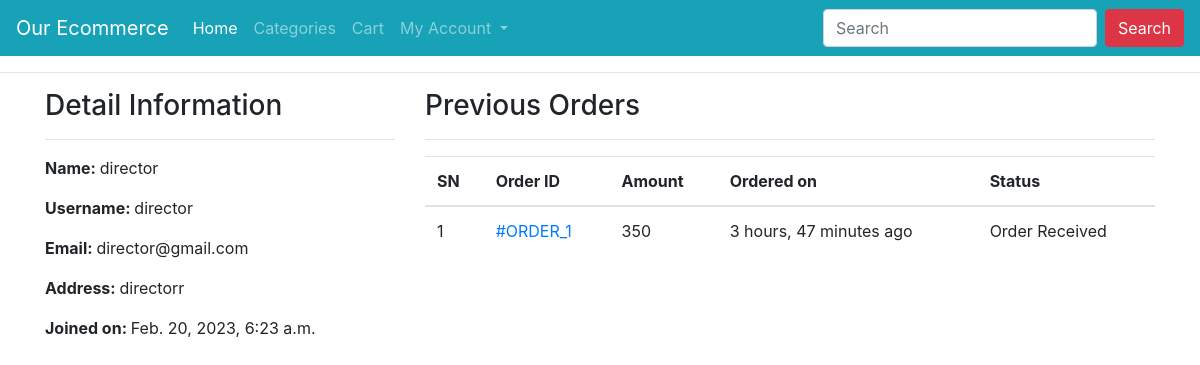
Page /profile/ (signed in) on the earlier database version.
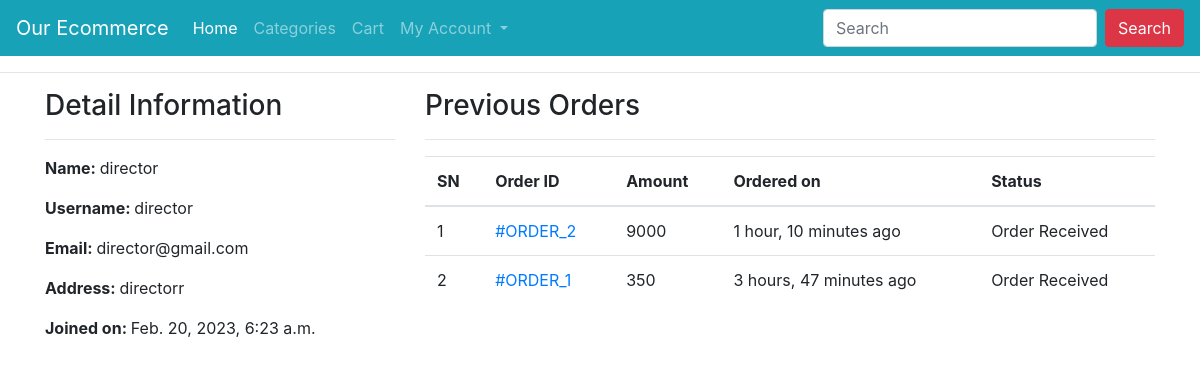
Same page on the later database version.
### ecomapp/models.py (models this page shows, shortened)
class Order(models.Model):
    cart = models.OneToOneField(Cart, on_delete=models.CASCADE)
    ordered_by = models.CharField(max_length=200)
    shipping_address = models.CharField(max_length=200)
    mobile = models.CharField(max_length=10)
    email = models.EmailField(null=True, blank=True)
    subtotal = models.PositiveIntegerField()
    discount = models.PositiveIntegerField()
    total = models.PositiveIntegerField()
    order_status = models.CharField(max_length=50, choices=ORDER_STATUS)
    created_at = models.DateTimeField(auto_now_add=True)
    payment_method = models.CharField(
        max_length=20, choices=METHOD, default="Cash On Delivery")
    payment_completed = models.BooleanField(
        default=False, null=True, blank=True)

### ecomapp/views.py (the view)
# urls.py: path("profile/", CustomerProfileView.as_view(), name="customerprofile"),
class CustomerProfileView(TemplateView):
    template_name = "customerprofile.html"
    def dispatch(self, request, *args, **kwargs):
        if request.user.is_authenticated and Customer.objects.filter(user=request.user).exists():
            pass
        else:
            return redirect("/login/?next=/profile/")
        return super().dispatch(request, *args, **kwargs)
    def get_context_data(self, **kwargs):
        context = super().get_context_data(**kwargs)
        customer = self.request.user.customer
        context['customer'] = customer
        orders = Order.objects.filter(cart__customer=customer).order_by("-id")
        context["orders"] = orders
        return context

### templates/customerprofile.html (shortened to what this page needs)
{% extends 'base.html' %}
{% block content %}
<div class="container">
    <div class="row">
        <div class="col-md-4">
            <h3>Detail Information</h3><hr>
            <p><span class="font-weight-bold">Name: </span> {{customer.full_name}}</p>
            <p><span class="font-weight-bold">Username: </span> {{customer.user.username}}</p>
            <p><span class="font-weight-bold">Email: </span> {{customer.user.email}}</p>
            <p><span class="font-weight-bold">Address: </span> {{customer.address}}</p>
            <p><span class="font-weight-bold">Joined on: </span> {{customer.joined_on}}</p>
        </div>
        <div class="col-md-8">
            <h3>Previous Orders</h3>
            <hr>
            <table class="table">
                <thead>
                    <tr>
                        <th>SN</th>
                        <th>Order ID</th>
                        <th>Amount</th>
                        <th>Ordered on</th>
                        <th>Status</th>
                    </tr>
                </thead>
                <tbody>
                    {% for ord in orders %}
                    <tr>
                        <td>{{forloop.counter}}</td>
                        <td><a href="{% url 'ecomapp:customerorderdetail' ord.pk %}"> #ORDER_{{ord.id}}</a></td>
                        <td>{{ord.total}}</td>
                        <td>{{ord.created_at|timesince}} ago</td>
                        <td>{{ord.order_status}}</td>
                    </tr>
                    {% endfor %}
                </tbody>
            </table>
        </div>
    </div>
</div>
{% endblock %}

Differences in the rows shown:
added Order: id "2", total "9000", created_at "1 hour, 10 minutes", order_status "Order Received"
